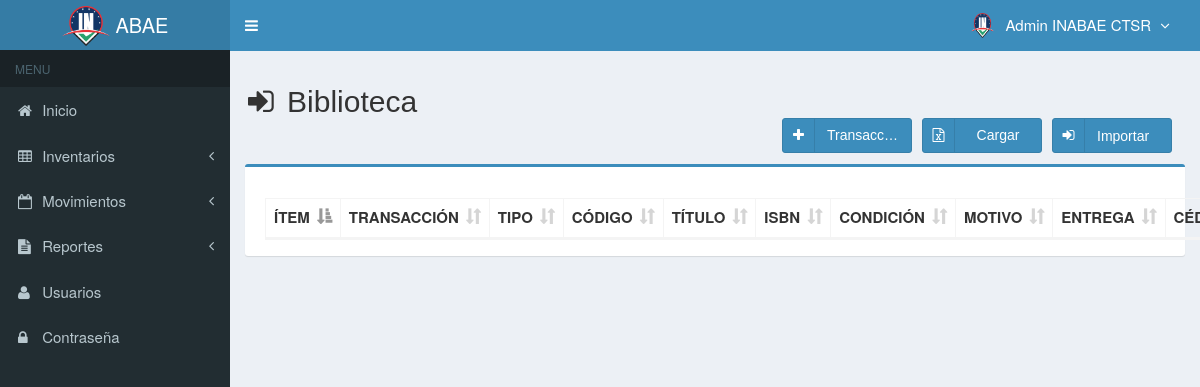
The app's page /main.php?module=transaccion_equipos_biblioteca (signed in), older data.
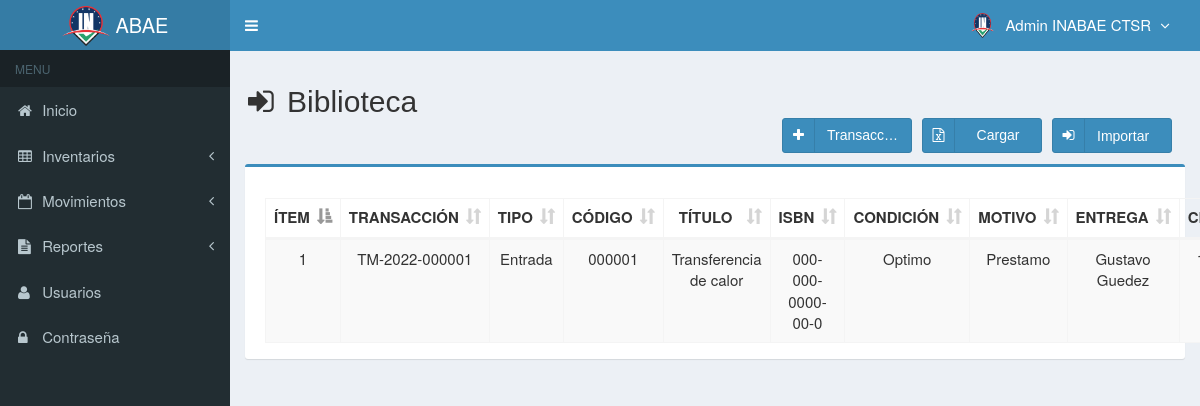
The same page, newer data.
### tables this page shows
CREATE TABLE `usuarios` (
  `id_user` int(3) NOT NULL,
  `username` varchar(50) NOT NULL,
  `name_user` varchar(50) NOT NULL,
  `cedula_user` int(20) NOT NULL,
  `password` varchar(50) NOT NULL,
  `email` varchar(50) DEFAULT NULL,
  `telefono` varchar(13) DEFAULT NULL,
  `foto` varchar(100) DEFAULT NULL,
  `permisos_acceso` varchar(30) NOT NULL,
  `status` enum('activo','bloqueado') NOT NULL DEFAULT 'activo',
  `created_at` timestamp NOT NULL DEFAULT current_timestamp(),
  `updated_at` timestamp NOT NULL DEFAULT current_timestamp() ON UPDATE current_timestamp(),
  `sede` varchar(30) DEFAULT NULL
);

CREATE TABLE `transaccion_equipos_biblioteca` (
  `codigo_transaccion` varchar(15) NOT NULL,
  `codigo` varchar(7) NOT NULL,
  `motivo` varchar(300) NOT NULL,
  `recibe` varchar(300) NOT NULL,
  `cedula_r` int(15) NOT NULL,
  `empresa_r` varchar(300) NOT NULL,
  `entrega` varchar(300) NOT NULL,
  `cedula_e` int(15) NOT NULL,
  `empresa` varchar(300) NOT NULL,
  `lugar_e` varchar(300) NOT NULL,
  `lugar_r` varchar(300) NOT NULL,
  `created_user` int(3) NOT NULL,
  `created_date` timestamp NOT NULL DEFAULT current_timestamp(),
  `tipo_transaccion` varchar(300) NOT NULL
);

CREATE TABLE `biblioteca` (
  `codigo` varchar(10) NOT NULL,
  `isbn` varchar(30) NOT NULL,
  `descripcion` varchar(300) DEFAULT 'DESCRIPCION_DEFAULT',
  `titulo` varchar(300) DEFAULT NULL,
  `autor` varchar(300) DEFAULT NULL,
  `editorial` varchar(300) DEFAULT NULL,
  `cantidad` int(11) DEFAULT NULL,
  `bienesN` varchar(20) DEFAULT NULL,
  `responsable` varchar(300) DEFAULT NULL,
  `cedula` varchar(15) DEFAULT NULL,
  `sede` varchar(300) NOT NULL,
  `color` varchar(20) DEFAULT NULL,
  `condicion` varchar(300) DEFAULT NULL,
  `ubicacion` varchar(30) DEFAULT NULL,
  `created_user` int(11) DEFAULT NULL,
  `updated_user` int(30) DEFAULT NULL,
  `created_date` timestamp NULL DEFAULT NULL,
  `updated_date` timestamp NULL DEFAULT NULL,
  `estado` enum('chequeado','nochequeado') DEFAULT 'chequeado',
  `categoria` varchar(300) DEFAULT NULL,
  `unidad` varchar(100) NOT NULL DEFAULT 'N/A',
  `pertenece` varchar(50) NOT NULL DEFAULT 'PERTENECE_DEFAULT',
  `tipo` varchar(100) NOT NULL DEFAULT 'TIPO'
);

### modules/transaccion_equipos_biblioteca/view.php (the view, shortened to what the rows shown need)
<section class="content-header">
  <h2>
    <i class="fa fa-sign-in icon-title"></i> Biblioteca
    <form action="database/excel_to_mysql_control_biblioteca.php" method="POST" enctype="multipart/form-data">
      <button class="btn btn-primary btn-social pull-right botones" name="archivo" data-toggle="tooltip">
        <i class="fa fa-sign-in"></i></i>Importar&nbsp;&nbsp;
      </button>
      <a class="btn btn-primary btn-social pull-right botones " data-toggle="tooltip">
          <i class="fa fa-file-excel-o"></i>
          <div class="textoInput">
          </div>
      </a>
      <a class="btn btn-primary btn-social pull-right botones anchoInput" href="?module=form_transaccion_equipos_biblioteca&form=add" data-toggle="tooltip">
        <i class="fa fa-plus"></i> Transacción
      </a>
    </form>
  </h2>
 <br/>
</section>
<section class="content">
  <div class="row">
    <div class="col-md-12">
      <div class="box box-primary">
        <div class="box-body">
          <table id="dataTables1" class="table table-bordered table-striped table-hover">
            <thead>
              <tr>
                <th class="center">ÍTEM</th>
                <th class="center">TRANSACCIÓN</th>
                <th class="center">TIPO</th>
                <th class="center">CÓDIGO</th>
                <th class="center">TÍTULO</th>
                <th class="center">ISBN</th>
                <th class="center">CONDICIÓN</th>
                <th class="center">MOTIVO</th>
                <th class="center">ENTREGA</th>
				        <th class="center">CÉDULA</th>
              </tr>
            </thead>
            <tbody>
            <?php
            $no = 1;
            $query = mysqli_query($mysqli, "SELECT cedula_user,sede, id_user, name_user, foto, permisos_acceso FROM usuarios WHERE id_user='$_SESSION[id_user]'")
            or die('error: ' . mysqli_error($mysqli));
             $permiso = $_SESSION['permisos_acceso'];
             $sede = $_SESSION['sede'];
             if ($sede == 'CTSR' && $permiso == 'Super Admin') {
              $query = mysqli_query($mysqli, "SELECT a.tipo_transaccion, a.codigo_transaccion,a.codigo,b.codigo,a.motivo,a.created_date,b.titulo, a.codigo,a.entrega, a.empresa_r, a.cedula_e, a.recibe, a.empresa, a.cedula_r, a.lugar_e, a.lugar_r, b.isbn, b.autor, b.condicion
                                            FROM transaccion_equipos_biblioteca as a INNER JOIN biblioteca as b ON a.codigo=b.codigo  ORDER BY codigo_transaccion DESC")
                                            or die('error '.mysqli_error($mysqli));
             } else {
              $query = mysqli_query($mysqli, "SELECT a.tipo_transaccion, a.codigo_transaccion,a.codigo,b.codigo,a.motivo,a.created_date,b.titulo, a.codigo,a.entrega, a.empresa_r, a.cedula_e, a.recibe, a.empresa, a.cedula_r, a.lugar_e, a.lugar_r, b.isbn, b.autor, b.condicion
              FROM transaccion_equipos_biblioteca as a INNER JOIN biblioteca as b ON a.codigo=b.codigo WHERE lugar_e = '$sede' ORDER BY codigo_transaccion DESC")
              or die('error '.mysqli_error($mysqli));
             }
            while ($data = mysqli_fetch_assoc($query)) {
              $originalDate = $data['created_date'];
              $fecha = date("d-m-Y", strtotime($originalDate));
              echo "<tr>
                      <td width='50'  class='center'>$no</td>
                      <td width='100' class='center'>$data[codigo_transaccion]</td>
                      <td width='100' class='center'>$data[tipo_transaccion]</td>
                      <td width='100' class='center'>$data[codigo]</td>
                      <td width='100' class='center'>$data[titulo]</td>
                      <td width='100' class='center'>$data[isbn]</td>
                      <td width='100' class='center'>$data[condicion]</td>
                      <td width='100' class='center'>$data[motivo]</td>
                      <td width='100' class='center'>$data[entrega]</td>
                      <td width='100' class='center'>$data[cedula_e]</td>
                      <td width='100' class='center'>$data[lugar_e]</td>
                      <td width='100' class='center'>$data[empresa]</td>
                      <td width='100' class='center'>$data[recibe]</td>
                      <td width='100' class='center'>$data[cedula_r]</td>
                      <td width='100' class='center'>$data[lugar_r]</td>
                      <td width='100' class='center'>$data[empresa_r]</td>
                      <td width='100' class='center'>$fecha</td>
                    </tr>";
              $no++;
            }
            ?>
            </tbody>
          </table>
        </div>
      </div>
    </div>
  </div>
</section><!-- /.content

### top-menu.php (shortened to what the rows shown need)
<?php
require_once "config/database.php";
$query = mysqli_query($mysqli, "SELECT id_user, name_user, foto, permisos_acceso FROM usuarios WHERE id_user='$_SESSION[id_user]'")
                                or die('error: '.mysqli_error($mysqli));
$data = mysqli_fetch_assoc($query);
?>
<li class="dropdown user user-menu">
  <a href="#" class="dropdown-toggle" data-toggle="dropdown">
  <?php
  if ($data['foto']=="") { ?>
    <img src="images/user/INABAE_Logo.png" class="user-image" alt="User Image"/>
  <?php
  }
  else { ?>
    <img src="images/user/<?php echo $data['foto']; ?>" class="user-image" alt="User Image"/>
  <?php
  }
  ?>
    <span class="hidden-xs"><?php echo $data['name_user']; ?> <i style="margin-left:5px" class="fa fa-angle-down"></i></span>
  </a>
</li>

Row changes from the older to the newer data that the page shows:
added transaccion_equipos_biblioteca: codigo_transaccion "TM-2022-000001", tipo_transaccion "Entrada", codigo "000001", biblioteca.titulo "Transferencia de calor", biblioteca.isbn "000-000-0000-00-0", biblioteca.condicion "Optimo", motivo "Prestamo", entrega "Gustavo Guedez"
